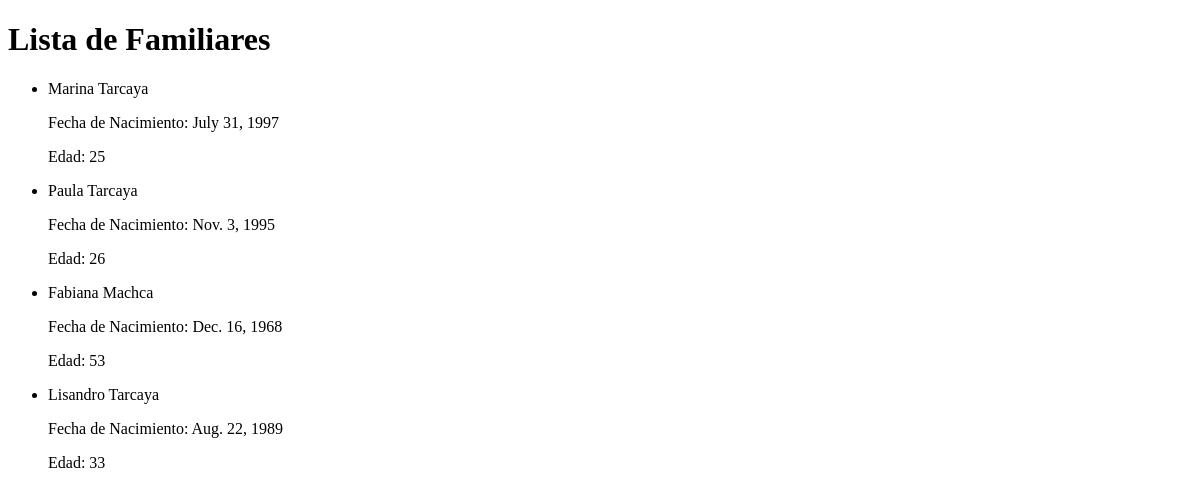
Before: /listafamilia/ with the older database file.
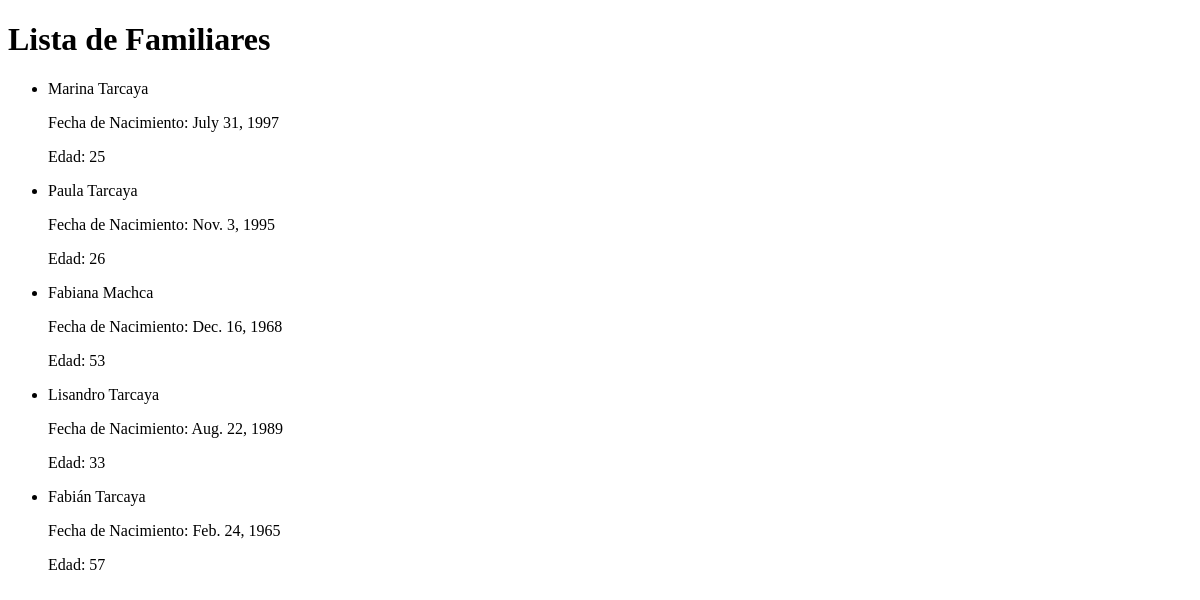
After: the same page with the newer database file.
### AppCoder/models.py (models this page shows)
class Familia (models.Model):
    nombre=models.CharField(max_length=100)
    apellido=models.CharField(max_length=50)
    fecha_nac=models.DateField()
    edad=models.IntegerField()

### AppCoder/views.py (the view)
# urls.py: path('listafamilia/', listado_familia),
def listado_familia(request):
    lista = Familia.objects.all()
    return render(request, "listado_familia.html", {"lista": lista})

### AppCoder/Templates/listado_familia.html (shortened to what this page needs)
<!DOCTYPE html>
<html lang="en">
<head>
</head>
<body>
    <h1>Lista de Familiares</h1>
    <ul>
        {%for familiar in lista %}
    <li>{{familiar.nombre}}
        {{familiar.apellido}}
       <p>Fecha de Nacimiento: {{familiar.fecha_nac}}</p>
       <p>Edad: {{familiar.edad}} </p>
    </li>
    {%endfor%}
    </ul>
</body>
</html>

Changed rows visible on the page:
added Familia: nombre "Fabián", apellido "Tarcaya", fecha_nac "Feb. 24, 1965", edad "57"
